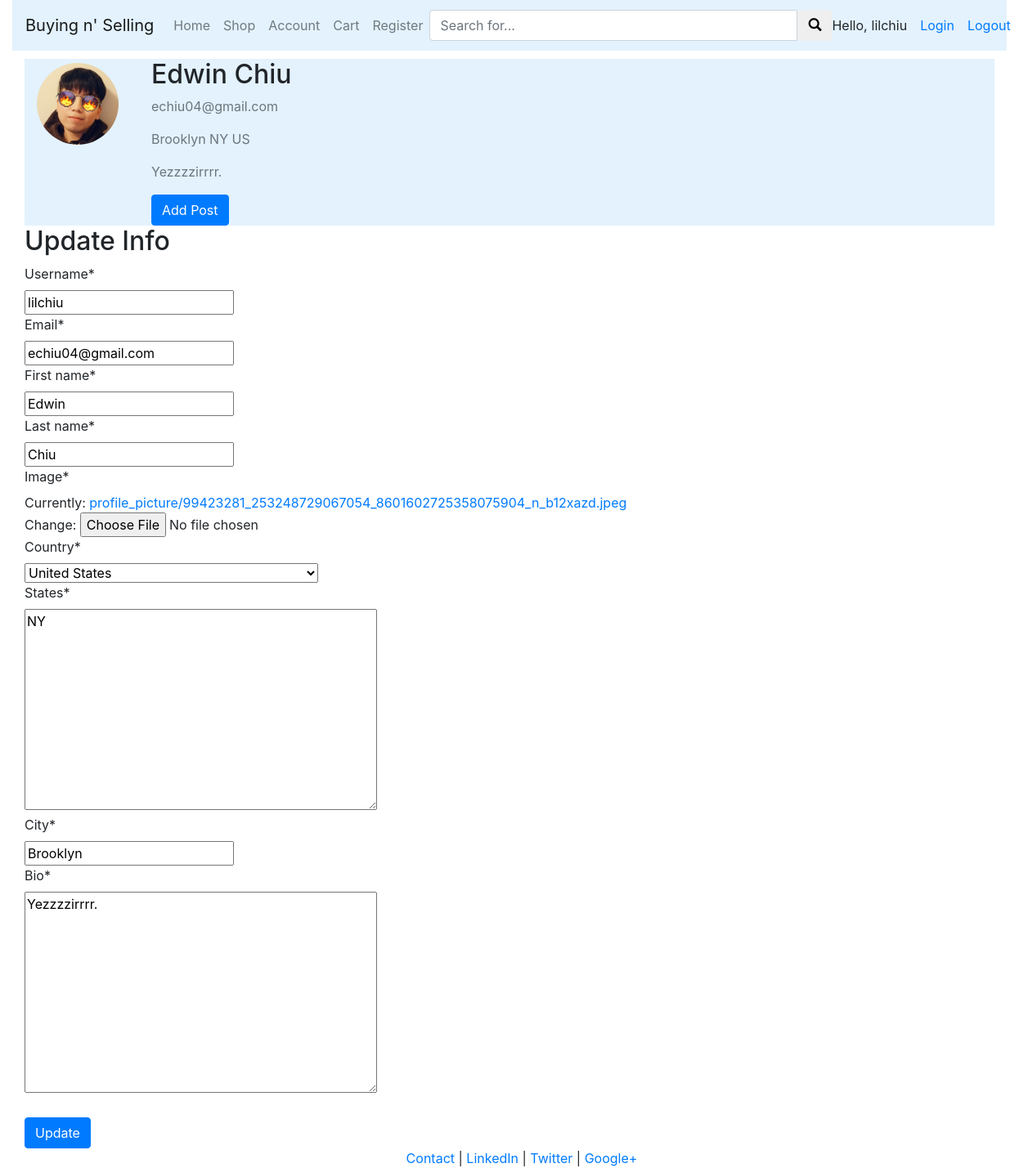
/account/ (signed in), run on the app's committed database.
### user_profile/models.py (models this page shows, shortened)
class Profile(models.Model):
    user = models.OneToOneField(User, on_delete=models.CASCADE)
    image = models.ImageField(default='default.jpg', upload_to='profile_picture')
    country = CountryField()
    states = USStateField(null=True, blank=False)
    city = models.CharField(max_length=20, null=False, blank=False)
    bio = models.TextField(max_length=150)

### user_profile/views.py (the view)
# urls.py: path('account/', views.account, name='account'),
@login_required(login_url='/login')
def account(request):
    if request.method == "POST":
        update_user = updateUserInfo(request.POST, instance=request.user)
        update_profile = updateProfileInfo(request.POST,
                                           request.FILES,
                                           instance=request.user.profile)
        if update_user.is_valid() and update_profile.is_valid():
            update_user.save()
            update_profile.save()
            messages.success(request, f'Your profile has been updated.')
            return redirect('/account')
    else:
        update_user = updateUserInfo(instance=request.user)
        update_profile = updateProfileInfo(instance=request.user.profile)
    context = {
        'update_user': update_user,
        'update_profile': update_profile
    }
    return render(request, 'user_profile/account.html', context)

### user_profile/forms.py
class updateUserInfo(forms.ModelForm):
    class Meta:
        model = User
        fields = ['username', 'email', 'first_name', 'last_name']
    email = forms.CharField(required=True)
    first_name = forms.CharField(max_length=30, required=True)
    last_name = forms.CharField(max_length=30, required=True)
    def __init__(self, *args, **kwargs):
        super(updateUserInfo, self).__init__(*args, **kwargs)
        for field_name in ('username', 'email', 'first_name', 'last_name'):
            self.fields[field_name].help_text = ''

class updateProfileInfo(forms.ModelForm):
    class Meta:
        model = Profile
        fields = ['image', 'country', 'states', 'city', 'bio']

### user_profile/templates/user_profile/account.html (shortened to what this page needs)
{% extends "user_profile/header.html" %}
{% load crispy_forms_tags %}
{% block content %}
    <div class="container-fluid" style="margin-top: 10px; background-color: #e3f2fd;">
        <div class="media">
            <img class="rounded-circle account-img resize" src=" {{ user.profile.image.url }} "style="margin: 5px 40px 0px 0px;
            ">
            <div class="media-body">
                <h2 class="account-heading">{{ user.first_name }} {{ user.last_name }}</h2>
                <p class="text-secondary">{{ user.email }}</p>
                <p class="text-secondary">{{ user.profile.city }} {{ user.profile.states }} {{ user.profile.country }}</p>
                <p class="text-secondary">{{ user.profile.bio }}</p>
                <a href="/addPost"><button type="submit" class="btn btn-primary">Add Post</button></a>
            </div>
        </div>
    </div>
    <div>
        <h2 class="account-heading">Update Info</h2>
            <form method="POST" enctype="multipart/form-data">
                {{ update_user|crispy }}
                {{ update_profile|crispy }}
                <br>
                <button type="submit" class="btn btn-primary">Update</button>
            </form>
    </div>
{% endblock %}

### user_profile/templates/user_profile/header.html (shortened to what this page needs)
<!DOCTYPE html>
<html lang="en">
<head>
	{% load static %}
	<link rel="stylesheet" href="https://maxcdn.bootstrapcdn.com/bootstrap/4.0.0/css/bootstrap.min.css">
	<link rel="stylesheet" href="https://use.fontawesome.com/releases/v5.4.1/css/all.css">
	<link rel="stylesheet" type="text/css" href="/static/user_profile/css/glyphicon.css">
	<link rel="stylesheet" type="text/css" href="/static/user_profile/css/bootstrap.css">
</head>
<body class="body">
	<div class="container-fluid" style="min-height:95%; ">
		<nav class="navbar navbar-expand-lg navbar-light" style="background-color: #e3f2fd;">
			<a class="navbar-brand" href="/">Buying n' Selling</a>
			<div class="collapse navbar-collapse" id="navbarText">
			  <ul class="navbar-nav mr-auto">
				<li class="nav-item">
				  <a class="nav-link" href="/">Home <span class="sr-only">(current)</span></a>
				</li>
				<li class="nav-item">
				  <a class="nav-link" href="/shop">Shop</a>
				</li>
				<li class="nav-item">
					<a class="nav-link" href="/account">Account</a>
				  </li>
				<li class="nav-item">
					<a class="nav-link" href="/cart">Cart</a>
				</li>
				<li class="nav-item">
					<a class="nav-link" href="/register">Register</a>
				</li>
			  </ul>
			  <div class="input-group py-1 px-2 px-md-0">
			  <form role="search" action='/s/'>
				<div class="input-group" style="margin-right: 450px;">
					<input type="text" class="form-control" name="q" placeholder="Search for...">
					<span class="input-group-btn" >
						<button class="btn btn-default" action='/s/' type="submit"><b class="glyphicon glyphicon-search"></b></button>
					</span>
				</div>
			  </form>
			  </div>
			  <span style="margin-right: 5px;">Hello,</span>
			  <span> {{ request.user }}</span>
			  <a class="nav-link" href="/login">Login</a>
			  <a href="/logout">Logout</a>
			</div>
		  </nav>
		<div class='container-fluid'>
			   {% block content %}
			   {% endblock %}
		</div>
	</div>
	<center>
		<div>
		<footer>
			<div class="container-fluid" style='margin-left:15px'>
				<p><a href="#" target="blank">Contact</a> | <a href="#" target="blank">LinkedIn</a> | <a href="#" target="blank">Twitter</a> | <a href="#" target="blank">Google+</a></p>
			</div>
		</footer>
		</div>
	</center>
</body>
</html>

### user_profile/templates/user_profile/header.html (style rules this page uses)
html, body { height:100% }

### data on the page
Profile: country "United States", states "NY", city "Brooklyn", bio "Yezzzzirrrr."

### other printed values
{{ request.user }} "lilchiu"
{{ user.first_name }} "Edwin"
{{ user.last_name }} "Chiu"
{{ user.email }} "echiu04@gmail.com"
{{ user.profile.city }} "Brooklyn"
{{ user.profile.states }} "NY"
{{ user.profile.country }} "US"
{{ user.profile.bio }} "Yezzzzirrrr."
